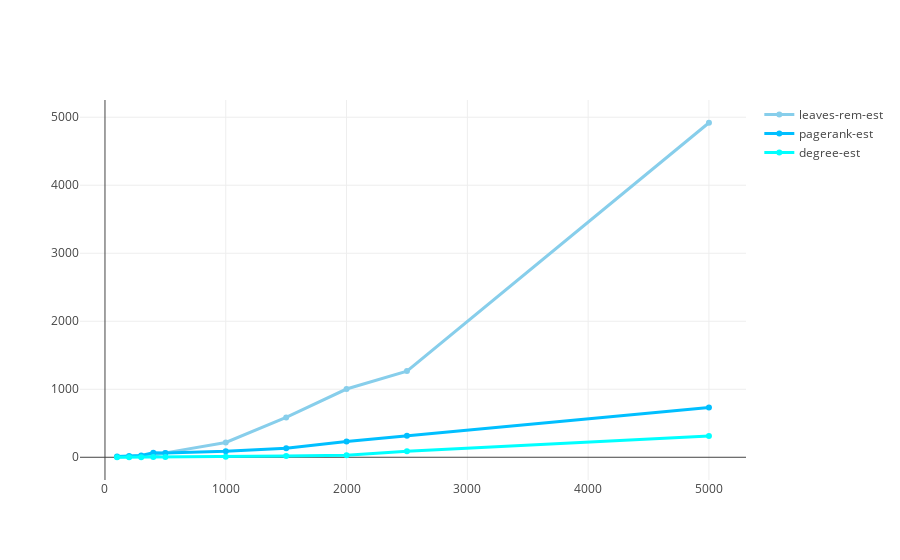

Notebook source saved alongside this figure:
### Code cell
trace1 = go.Scatter(
    x = val2,
    y = times_lr_ua,
    mode = 'lines+markers',
    name = 'leaves-rem-est',
    line = dict(
        color = (colors2[0]),
        width = 3)
)
trace2 = go.Scatter(
    x = val2,
    y = times_pr_ua,
    mode = 'lines+markers',
    name = 'pagerank-est',
    line = dict(
        color = (colors2[1]),
        width = 3)
)
trace3 = go.Scatter(
    x = val2,
    y = times_dg_ua,
    mode = 'lines+markers',
    name = 'degree-est',
    line = dict(
        color = (colors2[2]),
        width = 3)
)
data = [trace1,trace2,trace3]

iplot(data, filename='line-mode')
##### UA 3-fastest

### Figure 1 — Plotly figure (JSON) as saved in the notebook; plotly's stock layout.template omitted (floating-point values rounded to 4 significant figures)
{"data": [{"line": {"color": "skyblue", "width": 3}, "mode": "lines+markers", "name": "leaves-rem-est", "type": "scatter", "x": [100, 200, 300, 400, 500, 1000, 1500, 2000, 2500, 5000], "y": [2.53, 7.873, 15.63, 26.1, 64.51, 217.2, 585.8, 1003.0, 1267.0, 4919.0]}, {"line": {"color": "deepskyblue", "width": 3}, "mode": "lines+markers", "name": "pagerank-est", "type": "scatter", "x": [100, 200, 300, 400, 500, 1000, 1500, 2000, 2500, 5000], "y": [9.931, 19.04, 26.71, 65.84, 62.16, 87.05, 134.3, 231.7, 316.4, 733.1]}, {"line": {"color": "aqua", "width": 3}, "mode": "lines+markers", "name": "degree-est", "type": "scatter", "x": [100, 200, 300, 400, 500, 1000, 1500, 2000, 2500, 5000], "y": [0.446, 0.8543, 1.745, 2.317, 2.682, 9.247, 17.06, 28.78, 87.97, 312.7]}], "layout": {}}
